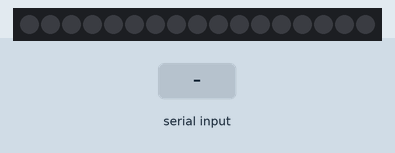
Bench run of a sketch on a simulated Arduino Uno, built with avr-gcc and run on an emulated ATmega328P. Shown: 17 RGB LEDs in strip order, left to right. Inputs (shaded band) come from the test bench. Dim RGB values are drawn brighter than linear.

Above: at 1.2 s.
1.3 s: "1" received over Serial
2.8 s: byte 32 (32) received over Serial
At 2.81 s:
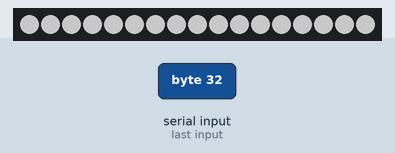
4.3 s: "0" received over Serial
Timing chart, 0 to 7.3 s (numbered marks = the images above; inputs shaded):
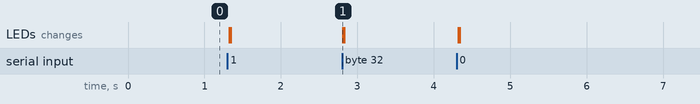

Measured:
- after the input at 2.8 s, the LEDs: change at once (image 1)

The sketch:

disco-keyboard.ino
```cpp
#include <Adafruit_NeoPixel.h>
#define PIN            9
#define NUMPIXELS      17

Adafruit_NeoPixel pixels = Adafruit_NeoPixel(NUMPIXELS, PIN, NEO_GRB + NEO_KHZ800);

// Change the values to represent you own keyboard
int keyboard[4][14] = {
  {167, '1', '2', '3', '4', '5', '6', '7', '8', '9', '0', 43, 180, 8},
  {9, 'q', 'w', 'e', 'r', 't', 'y', 'u', 'i', 'o', 'p', 229, 168, 10},
  {9, 'a', 's', 'd', 'f', 'g', 'h', 'j', 'k', 'l', 'ö', 228, 39, 10},
  {9, 60, 'z', 'x', 'c', 'v', 'b', 'n', 'm', ',', '.', '-', 9, 10},
};

uint32_t colors[] = {
  pixels.Color(200, 0, 200),
  pixels.Color(0, 200, 0),
  pixels.Color(0, 0, 200),
  pixels.Color(200, 0, 0)
};

void setup() {
  Serial.begin(9600);
  pixels.begin();
}

void loop() {
  pixels.clear();
  pixels.show();

  int r = Serial.read();

  // Handle space slightly different
  if (r == 32) {
    for (int i = 0; i < NUMPIXELS; i++) {
      pixels.setPixelColor(i, pixels.Color(100, 100, 100));
    }
    pixels.show();
    delay(20);
    return;
  }

  bool found = false;
  for (int i = 0; i < 4 && !found; i++) {
    for (int j = 0; j < 14 && !found; j++) {
      if (r == keyboard[i][j]) {
        pixels.setPixelColor(j, colors[i]);
        pixels.show();
        found = true;
      }
    }
  }
  delay(20);
}
```
